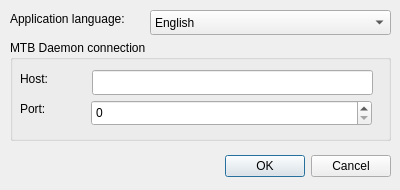
<?xml version="1.0" encoding="UTF-8"?>
<ui version="4.0">
 <class>SettingsDialog</class>
 <widget class="QDialog" name="SettingsDialog">
  <property name="geometry">
   <rect>
    <x>0</x>
    <y>0</y>
    <width>400</width>
    <height>190</height>
   </rect>
  </property>
  <property name="windowTitle">
   <string>Settings</string>
  </property>
  <widget class="QDialogButtonBox" name="buttonBox">
   <property name="enabled">
    <bool>true</bool>
   </property>
   <property name="geometry">
    <rect>
     <x>10</x>
     <y>150</y>
     <width>381</width>
     <height>32</height>
    </rect>
   </property>
   <property name="layoutDirection">
    <enum>Qt::LeftToRight</enum>
   </property>
   <property name="orientation">
    <enum>Qt::Horizontal</enum>
   </property>
   <property name="standardButtons">
    <set>QDialogButtonBox::Cancel|QDialogButtonBox::Ok</set>
   </property>
   <property name="centerButtons">
    <bool>false</bool>
   </property>
  </widget>
  <widget class="QGroupBox" name="gb_mtb_daemon">
   <property name="geometry">
    <rect>
     <x>10</x>
     <y>40</y>
     <width>381</width>
     <height>101</height>
    </rect>
   </property>
   <property name="title">
    <string>MTB Daemon connection</string>
   </property>
   <widget class="QLabel" name="label">
    <property name="geometry">
     <rect>
      <x>10</x>
      <y>30</y>
      <width>54</width>
      <height>17</height>
     </rect>
    </property>
    <property name="text">
     <string>Host:</string>
    </property>
   </widget>
   <widget class="QLabel" name="label_2">
    <property name="geometry">
     <rect>
      <x>10</x>
      <y>60</y>
      <width>54</width>
      <height>17</height>
     </rect>
    </property>
    <property name="text">
     <string>Port:</string>
    </property>
   </widget>
   <widget class="QLineEdit" name="le_mtb_daemon_host">
    <property name="geometry">
     <rect>
      <x>82</x>
      <y>30</y>
      <width>281</width>
      <height>25</height>
     </rect>
    </property>
   </widget>
   <widget class="QSpinBox" name="se_mtb_daemon_port">
    <property name="geometry">
     <rect>
      <x>81</x>
      <y>60</y>
      <width>281</width>
      <height>26</height>
     </rect>
    </property>
    <property name="maximum">
     <number>65535</number>
    </property>
   </widget>
  </widget>
  <widget class="QComboBox" name="cb_language">
   <property name="geometry">
    <rect>
     <x>150</x>
     <y>10</y>
     <width>241</width>
     <height>25</height>
    </rect>
   </property>
   <item>
    <property name="text">
     <string>English</string>
    </property>
   </item>
   <item>
    <property name="text">
     <string>Czech</string>
    </property>
   </item>
  </widget>
  <widget class="QLabel" name="label_3">
   <property name="geometry">
    <rect>
     <x>10</x>
     <y>10</y>
     <width>131</width>
     <height>17</height>
    </rect>
   </property>
   <property name="text">
    <string>Application language:</string>
   </property>
  </widget>
 </widget>
 <resources/>
 <connections>
  <connection>
   <sender>buttonBox</sender>
   <signal>accepted()</signal>
   <receiver>SettingsDialog</receiver>
   <slot>accept()</slot>
   <hints>
    <hint type="sourcelabel">
     <x>248</x>
     <y>254</y>
    </hint>
    <hint type="destinationlabel">
     <x>157</x>
     <y>274</y>
    </hint>
   </hints>
  </connection>
  <connection>
   <sender>buttonBox</sender>
   <signal>rejected()</signal>
   <receiver>SettingsDialog</receiver>
   <slot>reject()</slot>
   <hints>
    <hint type="sourcelabel">
     <x>316</x>
     <y>260</y>
    </hint>
    <hint type="destinationlabel">
     <x>286</x>
     <y>274</y>
    </hint>
   </hints>
  </connection>
 </connections>
</ui>
